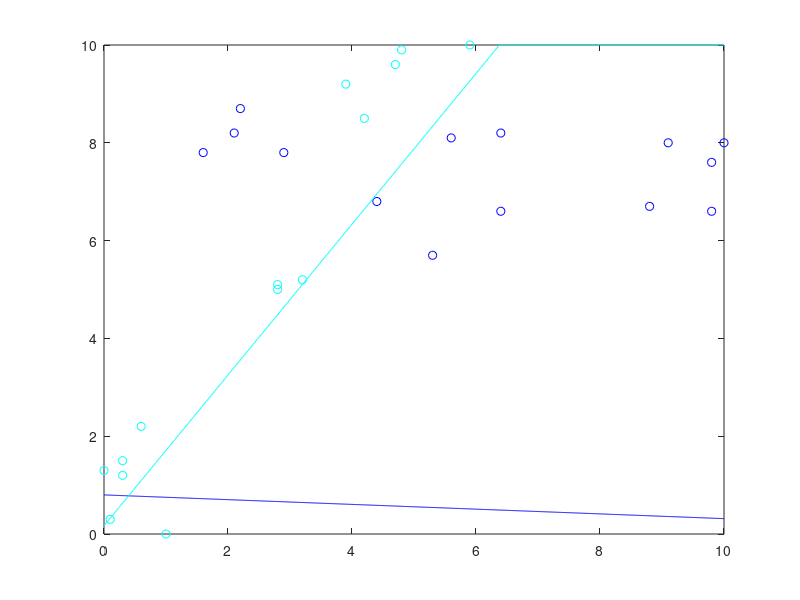

Write the MATLAB code that produced this figure.
x0 = 0.000000:.01:10.000000;
c0 = [9.800000 6.600000 ;
6.400000 6.600000 ;
2.900000 7.800000 ;
5.300000 5.700000 ;
1.600000 7.800000 ;
9.800000 7.600000 ;
5.600000 8.100000 ;
8.800000 6.700000 ;
10.000000 8.000000 ;
9.100000 8.000000 ;
2.200000 8.700000 ;
2.100000 8.200000 ;
6.400000 8.200000 ;
4.400000 6.800000 ;
];
y_c0 =  - 0.0484686 / 0.998825 * x0  + 0.798557 / 0.998825;
c1 = [2.800000 5.000000 ;
1.000000 0.000000 ;
3.200000 5.200000 ;
4.800000 9.900000 ;
4.700000 9.600000 ;
3.900000 9.200000 ;
0.600000 2.200000 ;
0.300000 1.200000 ;
2.800000 5.100000 ;
5.900000 10.000000 ;
0.300000 1.500000 ;
0.000000 1.300000 ;
4.200000 8.500000 ;
0.100000 0.300000 ;
];
y_c1 =  - -0.838943 / 0.544219 * x0  + 0.0918437 / 0.544219;
colors = jet(2);
if (size(c0) >0) plot (c0(:,1), c0(:,2),'o', 'color', colors(1,:)); end
hold on;
if (size(c1) >0) plot (c1(:,1), c1(:,2),'o', 'color', colors(2,:)); end
hold on;
for i = 1 : size(y_c0, 2) 
 if y_c0(i) > 10.000000 
 y_c0(i) = 10.000000; 
 end 
 if y_c0(i) < 0.000000 
 y_c0(i) = 0.000000; 
 end 
 end
for i = 1 : size(y_c1, 2) 
 if y_c1(i) > 10.000000 
 y_c1(i) = 10.000000; 
 end 
 if y_c1(i) < 0.000000 
 y_c1(i) = 0.000000; 
 end 
 end
plot(x0, y_c0, 'color', colors(1,:));
hold on;
plot(x0, y_c1, 'color', colors(2,:));
hold on;
